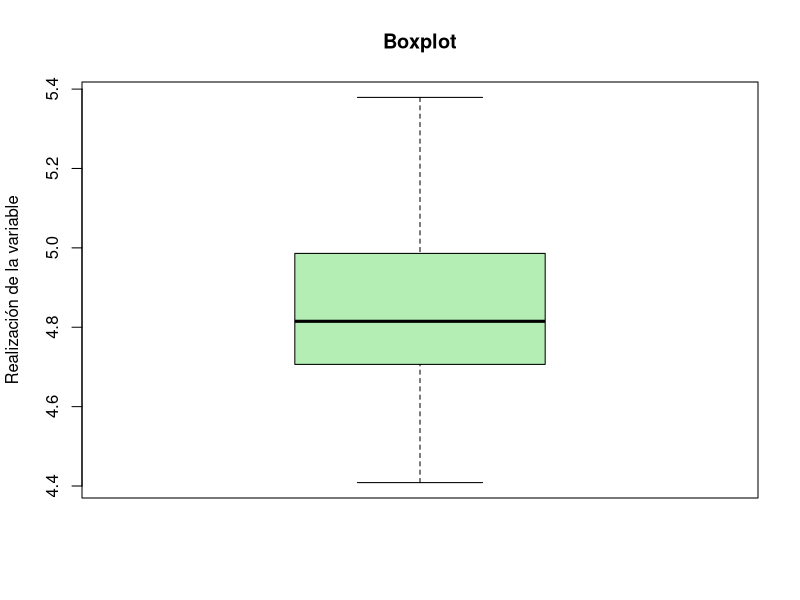
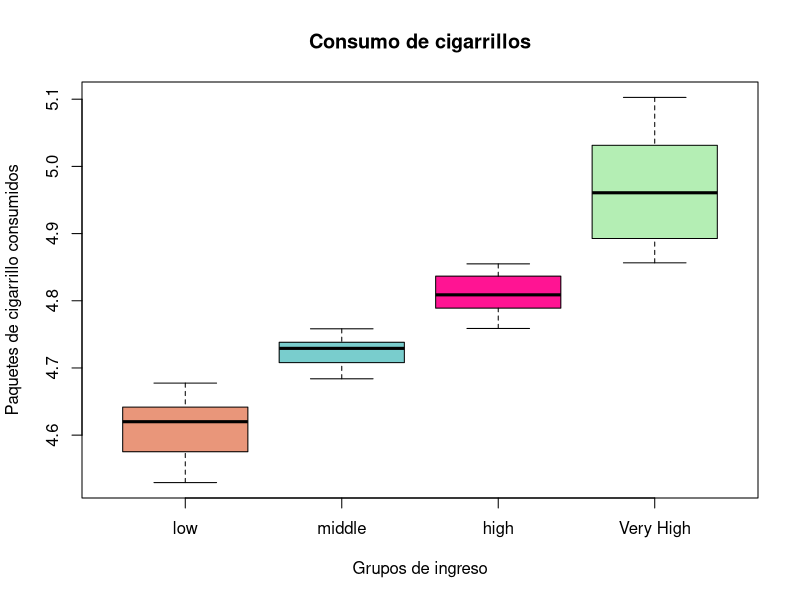
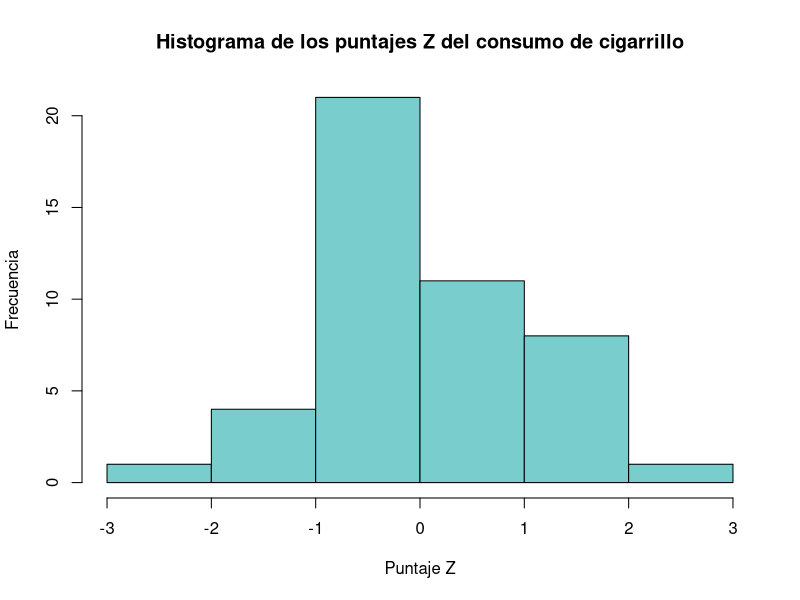
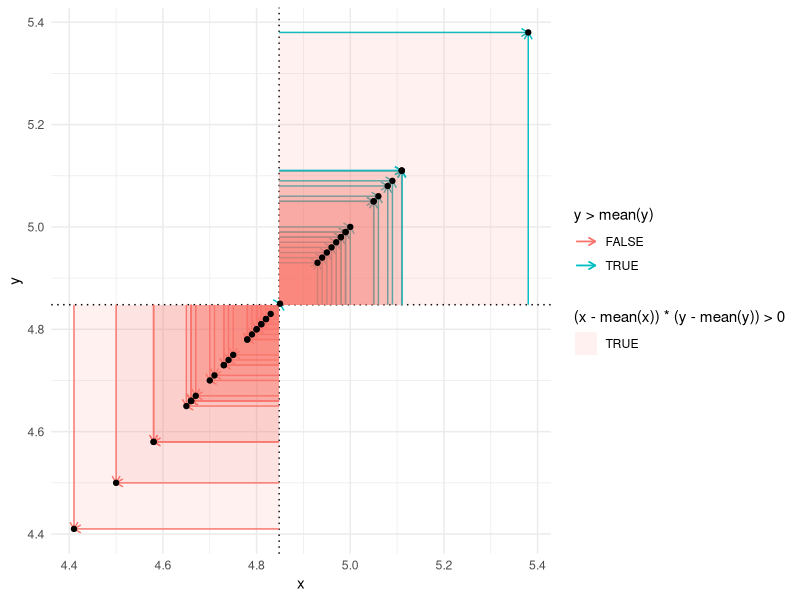

Write R code to recreate these figures, in order.
## ---- chunk 1
knitr::opts_chunk$set(echo = FALSE)
#install.packages('AER')
#install.packages('viridis')
library(viridis)
library(AER)
data() # Vamos a utilizar la función data para ver el listado de datos pre cargados en R
data(CigarettesB) # Seleccionamos la tabla 'CigarettesB' y la cargamos en el ambiente

help("CigarettesB") # mediante la función "help" podran ver la documentación de la tabla de datos. Help tambien puede aplicarse a otros elementos en R, desde paquetes, hasta funciones.

## ---- chunk 2
# Identifica la suma de todos los valores en la variable packs
sum_cp <- sum(CigarettesB$packs)

# Identifica el númeto total de observaciones
n_cp <- nrow(CigarettesB) 

# Calcula el promedio
mean_cp <- sum_cp/n_cp 

# Podemos hacer el mismo calculo con la función mean
mean_cp <- mean(CigarettesB$packs)
## ---- chunk 3
# La función unique permite eliminar los duplicados de una variable, en este caso esto nos permite identificar los valores que se repiten (y no).
valores <- unique(CigarettesB$packs) 

# Calculamos una frecuencia simple para identificar cual es el valor de packs que se repite mas o, en otras palabras, que tiene mayor frecuencia.

table(valores)

# En este caso, ningun valor de la variable de interes tiene frecuencia mayor a 1. En este caso la variable no tiene moda.

Mo.d <- function(x) as.numeric(names(which.max(table(x))))
Mo.d(CigarettesB$packs)
## ---- chunk 4
# La función nrow identifica el número de filas de un dataframe o matriz. En este caso el número de filas corresponde al número de observacines.
n <- nrow(CigarettesB) 
CigarettesB$pack[order(CigarettesB$pack,decreasing = TRUE)]

# 46 es par, por lo que la media será el promedio de los dos datos que ocupan la posición central
print(n) 

dato_centro1 <- n/2 # centro
dato_centro2 <- dato_centro1 + 1 # valor a la derecha del centro

CigarettesB$pack[dato_centro1]
CigarettesB$pack[dato_centro2]

CigarettesB <- CigarettesB[order(CigarettesB$pack,decreasing = TRUE),]

# Promedio de los dos datos centrales
(CigarettesB$pack[dato_centro1] + CigarettesB$pack[dato_centro2] ) / 2

# Podemos hacer este mismo cálculo con la función median
median(CigarettesB$pack) 
## ---- chunk 5

CigarettesB <- CigarettesB[order(CigarettesB$pack,decreasing = FALSE),]

# Definimos vector de percentiles
lista_percentiles <- seq(0,100,5)

# Define número de observaciones
n_cigarrettes <- nrow(CigarettesB)

# Crea función de indice i
i <- function(p){
                  (p/100) * n_cigarrettes }

# Aplica la funcion de indice i a cada valor de la lista de percentiles
lista_i <- (sapply(lista_percentiles, i))

# Genera una tabla con los resultados
percentiles_indices <- data.frame(p = lista_percentiles, i = lista_i)

# Percentil 25
percentiles_indices$i[percentiles_indices$p == 25]
CigarettesB$packs[12]

# Percentil 50
percentiles_indices$i[percentiles_indices$p == 50] # el indice es par, debemos promediar
(CigarettesB$packs[23] + CigarettesB$packs[24] )/2

# Percentil 
percentiles_indices$i[percentiles_indices$p == 75]
CigarettesB$packs[35] 

# Podemos hacer el calculo con la funcion quantile

quantile(CigarettesB$packs,type = 2)
quantile(CigarettesB$packs,type = 2, probs = c(0.25,0.5,0.75))

## ---- chunk 6

boxplot(CigarettesB$packs, 
        col = "darkseagreen2",
        ylab = "Realización de la variable",
        main = "Boxplot")

quantile(CigarettesB$income,type = 2,probs = c(0.25,0.5,0.75))

CigarettesB$grupo_ingreso <- cut(CigarettesB$income, 
                   breaks = c(0, 4.677470, 4.758505,4.854900, Inf), 
                   labels = c("low","middle","high","Very High"))

table(CigarettesB$grupo_ingreso) /nrow(CigarettesB)

boxplot(income ~  grupo_ingreso , data = CigarettesB, main = "Consumo de cigarrillos",
xlab = "Grupos de ingreso", ylab = "Paquetes de cigarrillo consumidos",
col = c("darksalmon", "darkslategray3", "deeppink","darkseagreen2"))

## ---- chunk 7
# Para identificar el rango de la variable de interes vamos a utilizar las funciones min y max para calcular el mayor y menor valor observado.
minimo <- min(CigarettesB$packs)
maximo <- max(CigarettesB$packs)

# Tambien podemos utilizar la función range
rango  <- maximo-minimo
print(rango)
range(CigarettesB$packs)

# Para el rango intercuartilico podemos utilizar el proceso de percentiles, identificado el cuartil 1 (Q1) y el cuartil 3 (Q3)

Q1 <- as.numeric(quantile(CigarettesB$packs,type = 2,probs = c(0.25,0.5,0.75))[1])
Q3 <- as.numeric(quantile(CigarettesB$packs,type = 2,probs = c(0.25,0.5,0.75))[3])
rango_iq <-  Q3 - Q1
print(rango_iq)
    
## ---- chunk 8
#PASO1: calcula la media
mean_cp <- mean(CigarettesB$packs)

#PASO2: define la desviación cuadrada de cada observación respecto a la media
CigarettesB$desv_cp <- (CigarettesB$packs - mean_cp)^2

#PASO3: suma todas las desviaciones cuadrada
sum_desv_cp <- sum(CigarettesB$desv_cp)

#PASO4: divide sobre n-1
var_cp <- sum_desv_cp/(nrow(CigarettesB) - 1)
print(var_cp)    

# Podemos hacer el mismo proceso utilizando la funcion var
var(CigarettesB$packs)

## ---- chunk 9
# Para calcular la desviación estándar, aplicamos raiz cuadrada a la varianza
s_cp <- sqrt(var_cp)
print(s_cp)

# Podemos hacer el mismo cálculo utilizando la función sd
sd(CigarettesB$packs)
## ---- chunk 10
# Para calcular la desviación estándar, aplicamos raiz cuadrada a la varianza
s_cp <- sqrt(var_cp)
print(s_cp)

# Podemos hacer el mismo cálculo utilizando la función sd
sd(CigarettesB$packs)
## ---- chunk 11
# Dado que el puntaje Z se calcula paracada observación de la variable, es posible construir una nueva variable con estos valores
CigarettesB$packs <- round (CigarettesB$packs,2)
s_cp <- sd(CigarettesB$packs)

CigarettesB$z_cp <-round((CigarettesB$packs - mean_cp)/s_cp,3)

hist(CigarettesB$z_cp, main = "Histograma de los puntajes Z del consumo de cigarrillo",
                        xlab = "Puntaje Z",
                        ylab = "Frecuencia",
                        col = "darkslategray3")

# Podemos además definir la función del teorema de Tchebychev para estimar el porcentaje de valores de la población que se encontrara a menos de una distancia especifica de la media.

Tchebychev <- function(K) {
  (1-(1/(K^2)))*100
}

#Valores de K
valores_k <- seq(1,4,1)

# Aplica la funcion de indice i a cada valor de la lista de percentiles
lista_i <- sapply(valores_k, Tchebychev)
print(lista_i)

k <- CigarettesB$z_cp[CigarettesB$packs == 5.38]

  (1-(1/(k^2)))*100

# El minimo porcentaje de stados contenidos en 2.7 desviaciones estandar de la media es del 87%

xi_up = round((k*s_cp) + mean_cp,2)
xi_down = round((-k*s_cp) + mean_cp,2)
## ---- chunk 12
cv <- (s_cp/mean_cp)*100

cv_high <- (sd(CigarettesB$packs[CigarettesB$grupo_ingreso == "high"]) /
      mean(CigarettesB$packs[CigarettesB$grupo_ingreso == "high"]) ) * 100

cv_low <- (sd(CigarettesB$packs[CigarettesB$grupo_ingreso == "low"]) /
      mean(CigarettesB$packs[CigarettesB$grupo_ingreso == "low"]) ) * 100

cv_vhigh <- (sd(CigarettesB$packs[CigarettesB$grupo_ingreso == "Very High"]) /
      mean(CigarettesB$packs[CigarettesB$grupo_ingreso == "Very High"]) ) * 100
## ---- chunk 13

sum((CigarettesB$price-mean(CigarettesB$price))*(CigarettesB$packs-mean(CigarettesB$packs)))/(nrow(CigarettesB)-1)

# PASO1: calcula las medias de las dos variables
mean_cp <- mean(CigarettesB$packs)
mean_pi <- mean(CigarettesB$price)

# PASO2: calcula la desviación respeco a cada media
CigarettesB$desv_cp <- CigarettesB$packs - mean_cp
CigarettesB$desv_pi <- CigarettesB$price - mean_pi

# PAS03: calcula el producto de las deviaciones
CigarettesB$p_cp_ci <- CigarettesB$desv_cp * CigarettesB$desv_pi 

# PAS04: suma el producto de las deviaciones
sum_p_cp_ci <- sum (CigarettesB$p_cp_ci)

# PASO5: divide la suma del producto entre el numerode observaciones
cov_cp_ci <- sum_p_cp_ci / (nrow(CigarettesB) -1)
cov(CigarettesB$price,CigarettesB$packs)

# PASO1: calcula las desviaciones estandar de las dos variables
s_cp <- sd(CigarettesB$packs)
s_pi <- sd(CigarettesB$price)

# PASO2: divide la covarianza en el producto de las deviaciones
cor_cp_ci <- cov_cp_ci/(s_cp*s_pi)

cor(CigarettesB[c('packs','price')])

library(ggplot2)
x=CigarettesB$packs
y=CigarettesB$packs
data <- data.frame(x, y)
simple.arrow <- arrow(length = unit(0.2, "cm"))

ggplot(aes(x=x, y=y), data=data) + 
  geom_vline(xintercept=mean(x), linetype="dotted") + 
  geom_hline(yintercept=mean(y), linetype="dotted") +
  geom_segment(aes(y = mean(y), xend = x, yend = y, colour=y>mean(y)), arrow = simple.arrow) +
  geom_segment(aes(x = mean(x), xend = x, yend = y, colour=x>mean(x)), arrow = simple.arrow) +
  geom_rect(aes(
    xmin = ifelse(x > mean(x), mean(x), x),
    xmax = ifelse(x > mean(x), x, mean(x)),
    ymin = ifelse(y > mean(y), mean(y), y),
    ymax = ifelse(y > mean(y), y, mean(y)),
    fill = (x-mean(x)) * (y-mean(y)) > 0
  ),
  alpha = 0.1) +
  geom_point() +
  theme_minimal()
